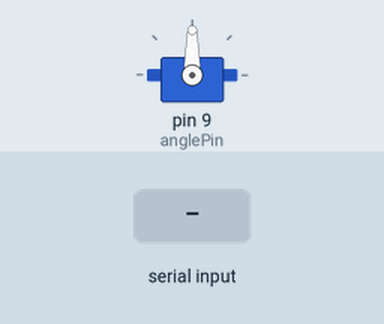
The sketch below on a simulated Arduino Uno, built with avr-gcc and run on an emulated ATmega328P. Parts: servo. Inputs (shaded band) come from the test bench. What the sketch prints to the serial monitor is not drawn.

Above: at 1.2 s.
1.3 s: "90,45\n" received over Serial
At 1.38 s:
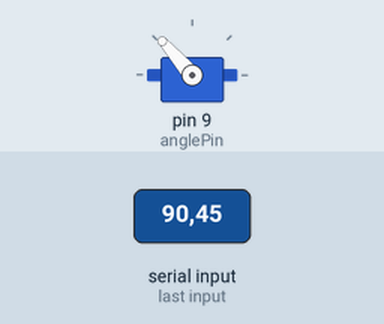
At 2.4 s:
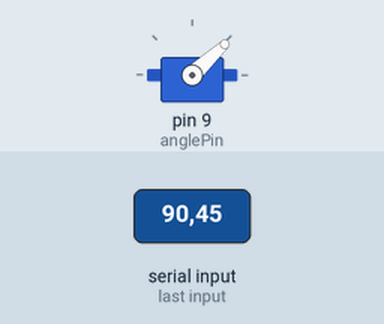
4.1 s: "30,150\n" received over Serial
At 4.7 s:
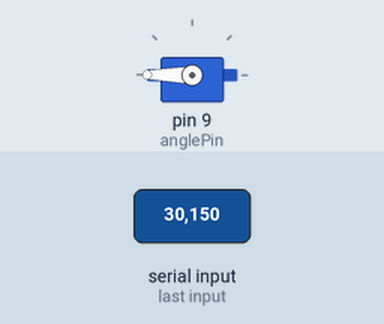
Timing chart, 0 to 7.1 s (numbered marks = the images above; inputs shaded):
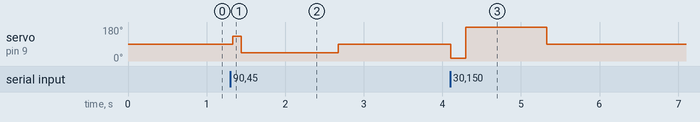

Measured:
- after the input at 1.3 s, servo on pin 9 (anglePin): 90° → 131° at once, → 43° 0.11 s later, → 90° 1.2 s later
- after the input at 4.1 s, servo on pin 9 (anglePin): 90° → 14° at once, → 180° 0.19 s later, → 90° 1.0 s later

The sketch:

RPiAngle.ino
```cpp
#include <Servo.h>
Servo angleServo;
int anglePin = 9;
int angle = 90;
float RU;

void setup() {
  Serial.begin(9600);
  angleServo.attach(anglePin);
}

void loop() {
  if(Serial.available() >0){
    RU = Serial.parseFloat();
  }else{
    RU = 0.0;
  }
  angle = 90 + (RU * 20);
  angleServo.write(angle);
  delay(30);
  Serial.println(RU,angle);
}
```
